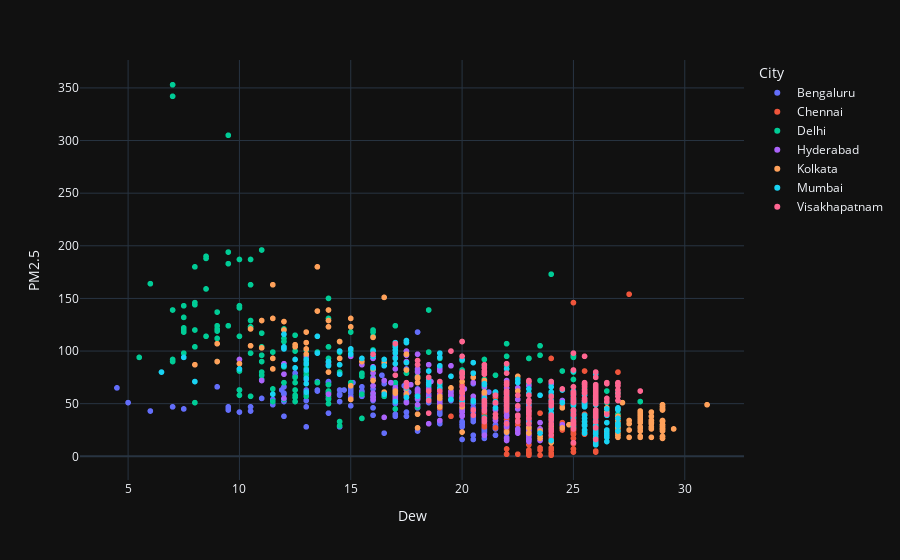

The cell this chart's notebook holds for it:
### Code cell
fig=px.scatter(d,'median_x','median_y',color="City",labels={'median_x':'Dew','median_y':'PM2.5'})
fig.show()

### Figure 1 — Plotly figure (JSON) as saved in the notebook; plotly's stock layout.template omitted (floating-point values rounded to 4 significant figures; data arrays with more than 128 entries replaced by an {"elided": "..."} marker saying what was removed)
{"data": [{"hovertemplate": "City=Bengaluru<br>Dew=%{x}<br>PM2.5=%{y}<extra></extra>", "legendgroup": "Bengaluru", "marker": {"color": "#636efa", "symbol": "circle"}, "mode": "markers", "name": "Bengaluru", "showlegend": true, "type": "scattergl", "x": {"elided": "194 float values"}, "xaxis": "x", "y": {"elided": "194 int values"}, "yaxis": "y"}, {"hovertemplate": "City=Chennai<br>Dew=%{x}<br>PM2.5=%{y}<extra></extra>", "legendgroup": "Chennai", "marker": {"color": "#EF553B", "symbol": "circle"}, "mode": "markers", "name": "Chennai", "showlegend": true, "type": "scattergl", "x": {"elided": "140 float values"}, "xaxis": "x", "y": {"elided": "140 int values"}, "yaxis": "y"}, {"hovertemplate": "City=Delhi<br>Dew=%{x}<br>PM2.5=%{y}<extra></extra>", "legendgroup": "Delhi", "marker": {"color": "#00cc96", "symbol": "circle"}, "mode": "markers", "name": "Delhi", "showlegend": true, "type": "scattergl", "x": {"elided": "198 float values"}, "xaxis": "x", "y": {"elided": "198 int values"}, "yaxis": "y"}, {"hovertemplate": "City=Hyderabad<br>Dew=%{x}<br>PM2.5=%{y}<extra></extra>", "legendgroup": "Hyderabad", "marker": {"color": "#ab63fa", "symbol": "circle"}, "mode": "markers", "name": "Hyderabad", "showlegend": true, "type": "scattergl", "x": {"elided": "191 float values"}, "xaxis": "x", "y": {"elided": "191 int values"}, "yaxis": "y"}, {"hovertemplate": "City=Kolkata<br>Dew=%{x}<br>PM2.5=%{y}<extra></extra>", "legendgroup": "Kolkata", "marker": {"color": "#FFA15A", "symbol": "circle"}, "mode": "markers", "name": "Kolkata", "showlegend": true, "type": "scattergl", "x": {"elided": "193 float values"}, "xaxis": "x", "y": {"elided": "193 int values"}, "yaxis": "y"}, {"hovertemplate": "City=Mumbai<br>Dew=%{x}<br>PM2.5=%{y}<extra></extra>", "legendgroup": "Mumbai", "marker": {"color": "#19d3f3", "symbol": "circle"}, "mode": "markers", "name": "Mumbai", "showlegend": true, "type": "scattergl", "x": {"elided": "193 float values"}, "xaxis": "x", "y": {"elided": "193 int values"}, "yaxis": "y"}, {"hovertemplate": "City=Visakhapatnam<br>Dew=%{x}<br>PM2.5=%{y}<extra></extra>", "legendgroup": "Visakhapatnam", "marker": {"color": "#FF6692", "symbol": "circle"}, "mode": "markers", "name": "Visakhapatnam", "showlegend": true, "type": "scattergl", "x": {"elided": "189 float values"}, "xaxis": "x", "y": {"elided": "189 int values"}, "yaxis": "y"}], "layout": {"legend": {"title": {"text": "City"}, "tracegroupgap": 0}, "margin": {"t": 60}, "xaxis": {"anchor": "y", "domain": [0, 1], "title": {"text": "Dew"}}, "yaxis": {"anchor": "x", "domain": [0, 1], "title": {"text": "PM2.5"}}}}
